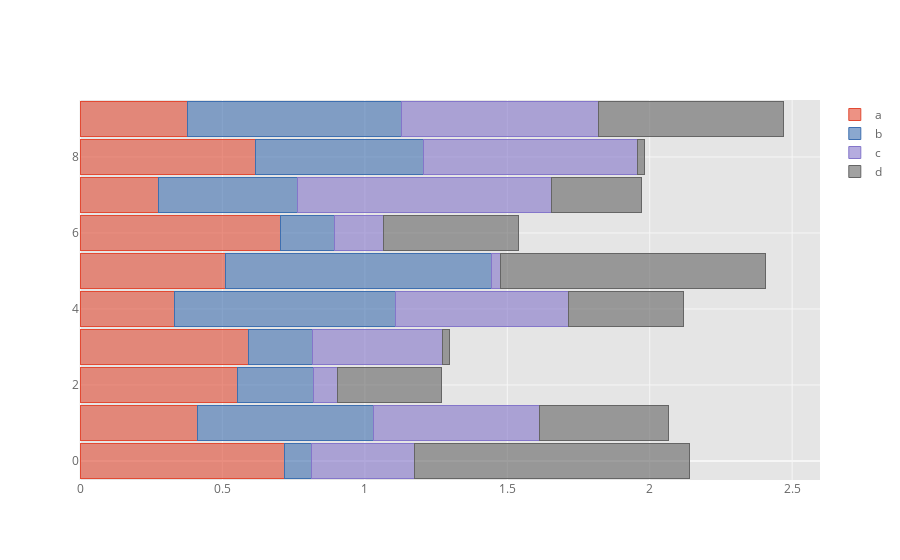

Here is the notebook cell this chart was saved with:
### Markdown cell above
To get horizontal bar plots, pass `kind='barh'`

### Code cell
df.iplot(kind='barh',barmode='stack',bargap=.1)

### Figure 1 — Plotly figure (JSON) as saved in the notebook; plotly's stock layout.template omitted (floating-point values rounded to 4 significant figures)
{"data": [{"marker": {"color": "rgba(226, 74, 51, 0.6)", "line": {"color": "rgba(226, 74, 51, 1.0)", "width": 1}}, "name": "a", "orientation": "h", "text": "", "type": "bar", "x": [0.7172, 0.4123, 0.5536, 0.5907, 0.3321, 0.5103, 0.7039, 0.277, 0.6151, 0.3763], "y": [0, 1, 2, 3, 4, 5, 6, 7, 8, 9]}, {"marker": {"color": "rgba(62, 111, 176, 0.6)", "line": {"color": "rgba(62, 111, 176, 1.0)", "width": 1}}, "name": "b", "orientation": "h", "text": "", "type": "bar", "x": [0.09485, 0.6176, 0.2653, 0.2257, 0.775, 0.9326, 0.1888, 0.4859, 0.5923, 0.754], "y": [0, 1, 2, 3, 4, 5, 6, 7, 8, 9]}, {"marker": {"color": "rgba(132, 118, 202, 0.6)", "line": {"color": "rgba(132, 118, 202, 1.0)", "width": 1}}, "name": "c", "orientation": "h", "text": "", "type": "bar", "x": [0.3633, 0.5823, 0.08393, 0.4568, 0.6066, 0.03159, 0.1712, 0.8905, 0.7492, 0.6886], "y": [0, 1, 2, 3, 4, 5, 6, 7, 8, 9]}, {"marker": {"color": "rgba(101, 101, 101, 0.6)", "line": {"color": "rgba(101, 101, 101, 1.0)", "width": 1}}, "name": "d", "orientation": "h", "text": "", "type": "bar", "x": [0.9644, 0.4536, 0.3661, 0.02216, 0.405, 0.9318, 0.4758, 0.319, 0.02446, 0.649], "y": [0, 1, 2, 3, 4, 5, 6, 7, 8, 9]}], "layout": {"bargap": 0.1, "barmode": "stack", "legend": {"bgcolor": "#FFFFFF", "font": {"color": "#666666"}, "traceorder": "normal"}, "paper_bgcolor": "#FFFFFF", "plot_bgcolor": "#E5E5E5", "title": {"font": {"color": "#151516"}, "x": 0.5}, "xaxis": {"gridcolor": "#F6F6F6", "showgrid": true, "tickfont": {"color": "#666666"}, "title": {"font": {"color": "#666666"}, "text": ""}, "zerolinecolor": "#F6F6F6"}, "yaxis": {"gridcolor": "#F6F6F6", "showgrid": true, "tickfont": {"color": "#666666"}, "title": {"font": {"color": "#666666"}, "text": ""}, "zerolinecolor": "#F6F6F6"}}}
